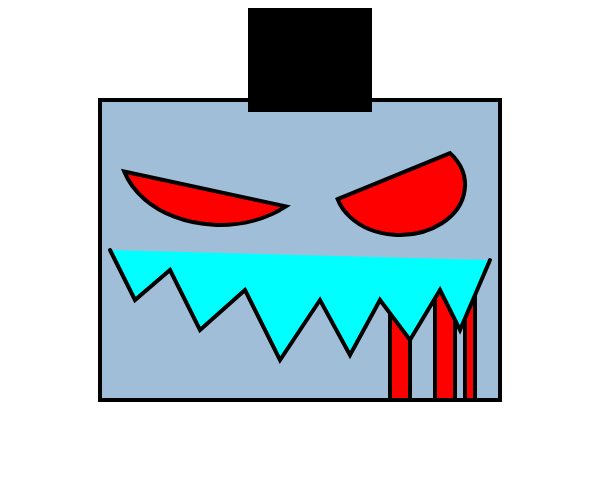
Frame 1 (no input)
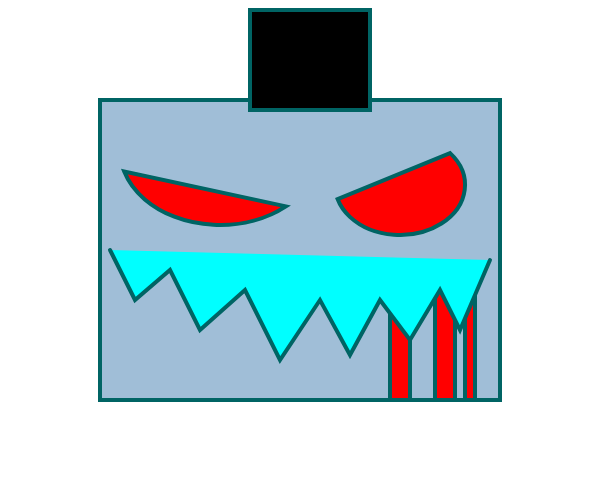
Frame 60 (no input)
Frame 120 (the mouse pressed at the canvas centre since frame 60): identical to frame 60, image omitted

The p5.js sketch that drew these frames (run headless with seeded random() and noise() and a simulated clock; from frame 60 on, the mouse is pressed at the canvas centre):

// p5.js sketch
// ── sketch.js
function setup()
{
	//create a canvas for the robot
	createCanvas(600, 500);
}

function draw()
{
	strokeWeight(4);
    
    
    

	//robots head
	fill(160,190,215);
	rect(100, 100, 400, 300);


	//robots antenna
	fill(0, 0, 0);
	rect(250, 10, 120, 100);

	//robots eyes
	fill(255, 0, 0);
	arc(220, 150, 200, 150,340, 160, CHORD);
	arc(400, 185, 130, 100, 12, 160, CHORD);
    
    fill(255, 0, 0);
    rect(465,290, 10,110)
    
    fill(255, 0, 0);
    rect(435,290, 20,110)
    
    fill(255, 0, 0);
    rect(390,290, 20,110)


	//robots mouth
	fill(0,255,255);
	beginShape();
	vertex(110, 250);
	vertex(135, 300);
	vertex(170, 270);
	vertex(200, 330);
	vertex(245, 290);
	vertex(280, 360);
	vertex(320, 300);
    vertex(350, 355);
    vertex(380, 300);
    vertex(410, 340);
    vertex(440, 290);
    vertex(460, 330);
    vertex(490, 260);
	endShape();
    
    stroke(0, 100,100)
}
